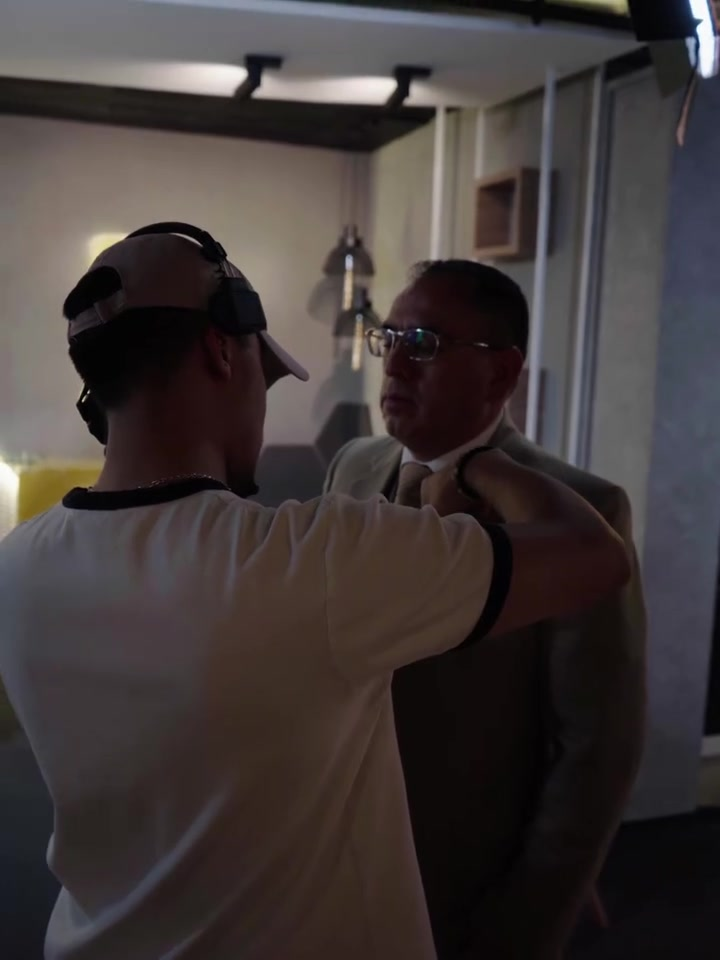
#> input picture fagal/soul_galarraga/_frames/v1_01.jpg, 720 x 960 px; its folder holds only this picture in this run
$ python _s.py
#> lines starting #> are read from the running program, lines starting #| are printed output that depends on the picture
import glob, os
from PIL import Image, ImageDraw
fs = sorted(glob.glob('_frames/*.jpg')); cols = 8; tw, th = 225, 300
rows = (len(fs)+cols-1)//cols
sh = Image.new('RGB', (cols*(tw+6)+6, rows*(th+6)+6), (25, 25, 25)); d = ImageDraw.Draw(sh)
#> after `sh = Image.new('RGB', (cols * (tw + 6) + 6, rows * (th + 6) + 6), (25,`: sh: PIL image 1854x312 RGB; every value is 25
for k, f in enumerate(fs):
    im = Image.open(f).convert('RGB'); im.thumbnail((tw, th)); x = 6+(k % cols)*(tw+6); y = 6+(k//cols)*(th+6)
#> further down, im is the input picture: PIL image 720x960 RGB; mean R, G, B 64.4, 57.2, 56.7
    sh.paste(im, (x, y)); d.rectangle((x, y, x+78, y+20), fill=(0, 0, 0)); d.text((x+4, y+4), os.path.basename(f)[:-4], fill=(255, 255, 0))
#> after `sh.paste(im, (x, y))`:
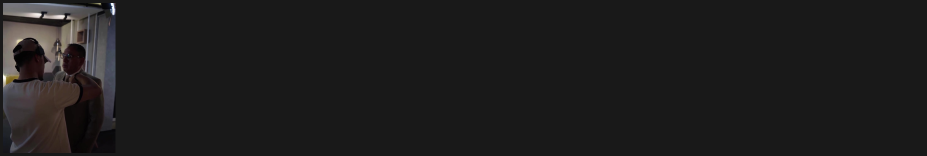
#> sh: PIL image 1854x312 RGB (shown at 1/2 size); mean R, G, B 29.6, 28.8, 28.7
sh.save('_frames_sheet.png'); print(sh.size)
#> after `sh.save('_frames_sheet.png')`:
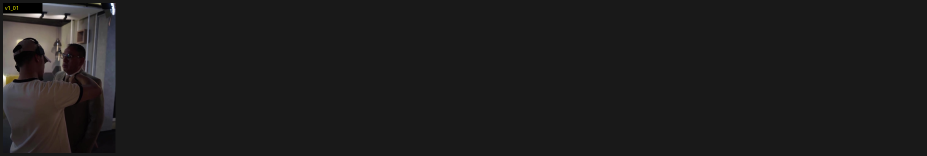
#> saved as _frames_sheet.png: PIL image 1854x312 RGB (shown at 1/2 size); mean R, G, B 29.3, 28.4, 28.4
#| (1854, 312)

$ run again, on fagal/soul_galarraga/_frames/v2_02.jpg
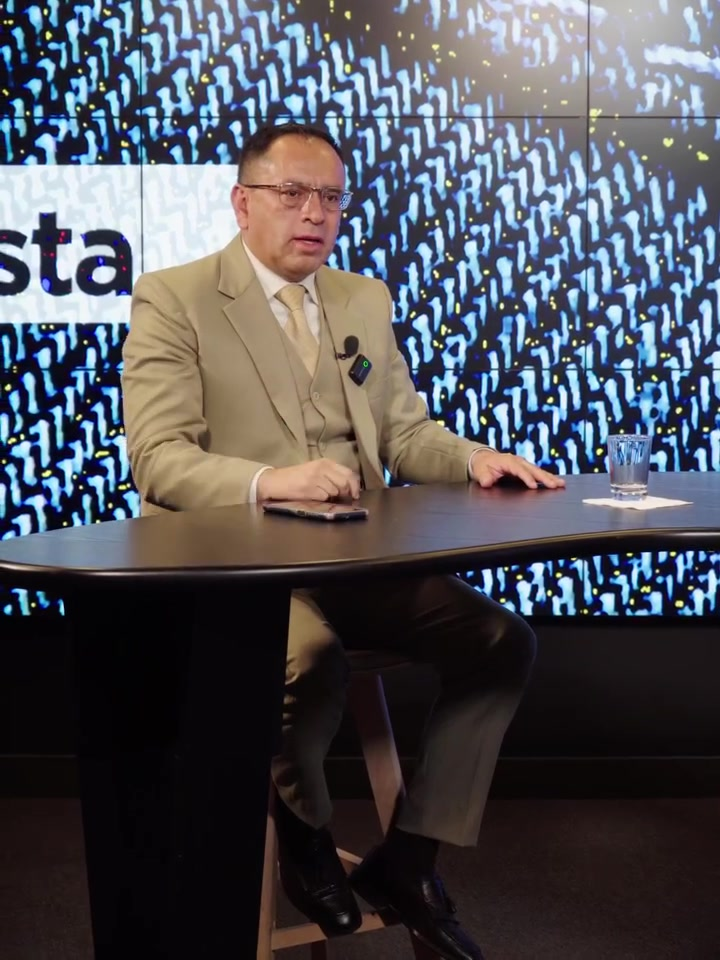
#> input picture fagal/soul_galarraga/_frames/v2_02.jpg, 720 x 960 px
#> im is the input picture: PIL image 720x960 RGB; mean R, G, B 81, 81.8, 88.7
#> `im.thumbnail((tw, th))`:
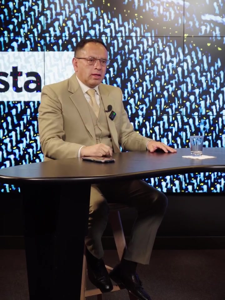
#> im: PIL image 225x300 RGB; mean R, G, B 81, 81.8, 88.6
#> `sh.save('_frames_sheet.png')`:
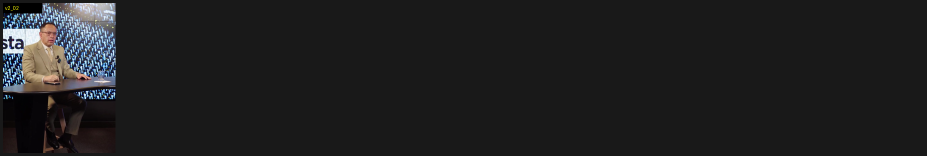
#> saved as _frames_sheet.png: PIL image 1854x312 RGB (shown at 1/2 size); mean R, G, B 31.3, 31.3, 32
#| (1854, 312)

$ run again, on fagal/soul_galarraga/_frames/v2_04.jpg
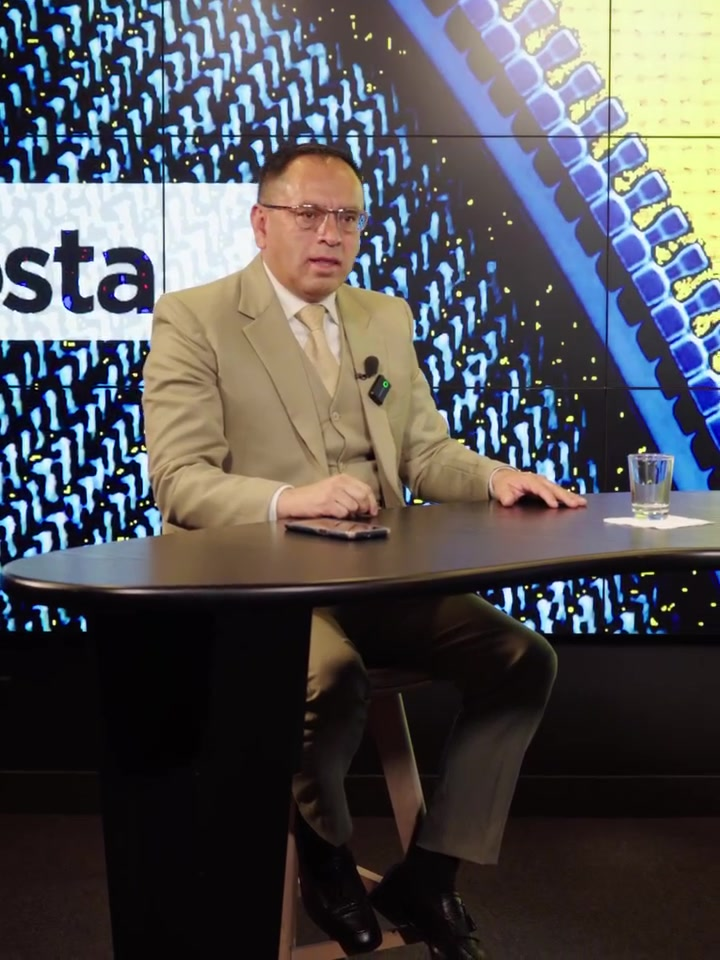
#> input picture fagal/soul_galarraga/_frames/v2_04.jpg, 720 x 960 px
#> im is the input picture: PIL image 720x960 RGB; mean R, G, B 83.2, 82.8, 86
#> `im.thumbnail((tw, th))`:
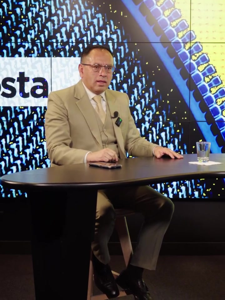
#> im: PIL image 225x300 RGB; mean R, G, B 83.2, 82.8, 85.9
#> `sh.save('_frames_sheet.png')`:
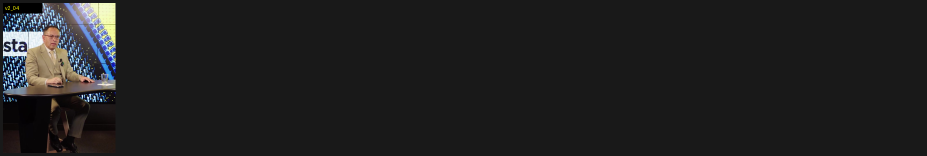
#> saved as _frames_sheet.png: PIL image 1854x312 RGB (shown at 1/2 size); mean R, G, B 31.6, 31.4, 31.7
#| (1854, 312)

$ run again, on fagal/soul_galarraga/_frames/v1_02.jpg
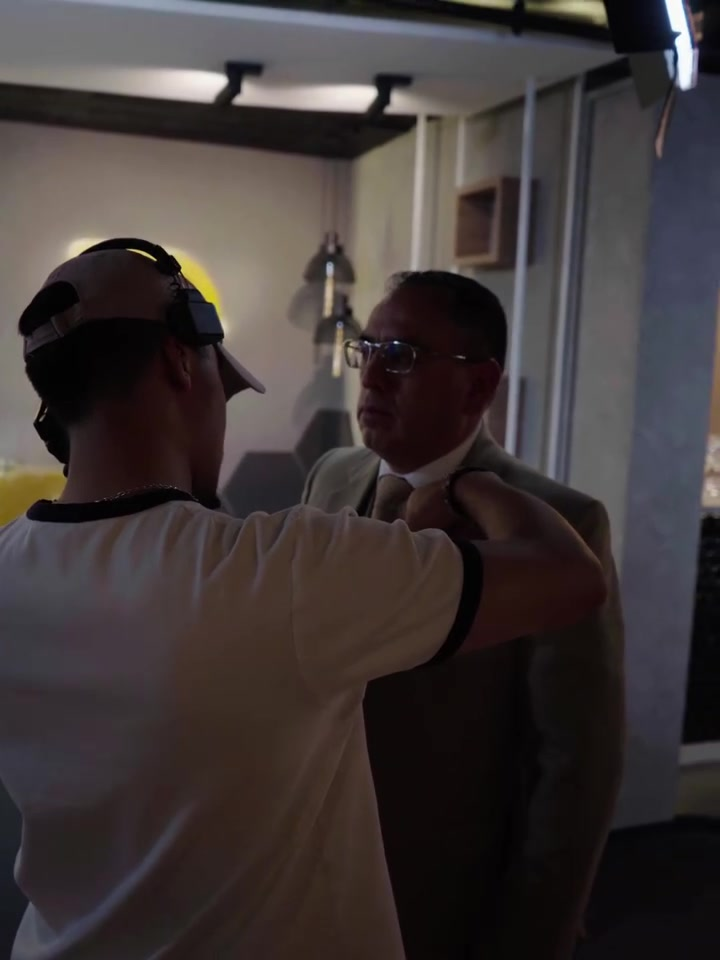
#> input picture fagal/soul_galarraga/_frames/v1_02.jpg, 720 x 960 px
#> im is the input picture: PIL image 720x960 RGB; mean R, G, B 63, 55.7, 55.4
#> im: PIL image 225x300 RGB
#> `sh.paste(im, (x, y))`:
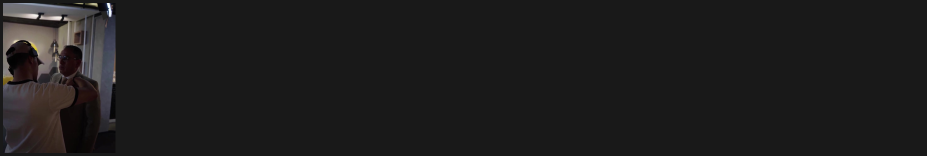
#> sh: PIL image 1854x312 RGB (shown at 1/2 size); mean R, G, B 29.4, 28.6, 28.5
#> `sh.save('_frames_sheet.png')`:
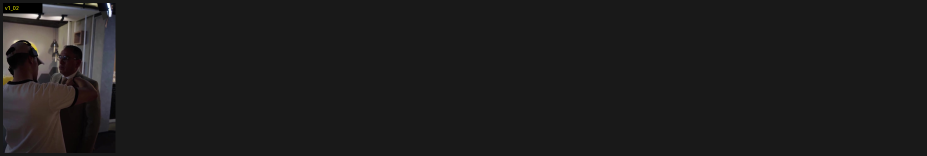
#> saved as _frames_sheet.png: PIL image 1854x312 RGB (shown at 1/2 size); mean R, G, B 29.1, 28.3, 28.2
#| (1854, 312)
